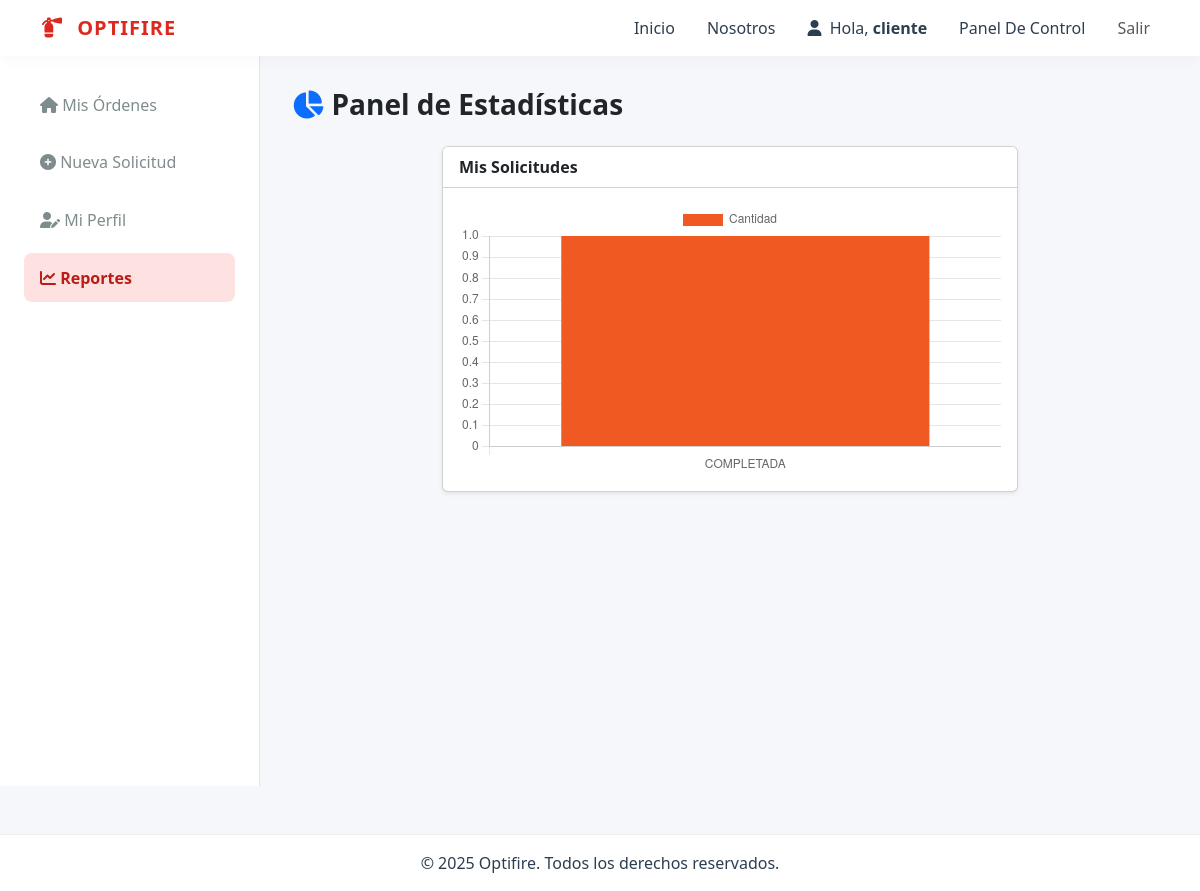
Page /usuarios/estadisticas/ (signed in) on the earlier database version.
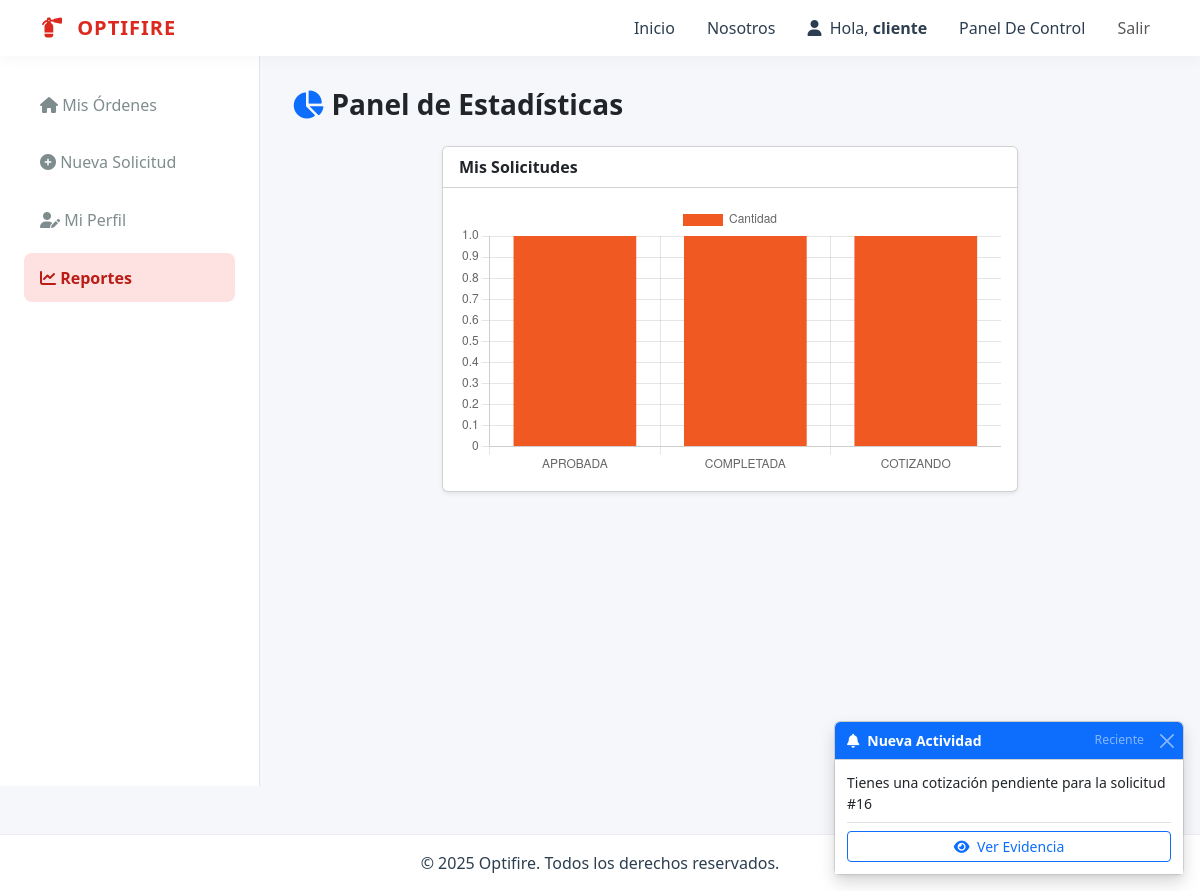
Same page on the later database version.
### usuarios/models.py (models this page shows, shortened)
class Notificacion(models.Model):
    usuario = models.ForeignKey(User, on_delete=models.CASCADE, related_name='notificaciones')
    mensaje = models.CharField(max_length=255)
    enlace = models.CharField(max_length=255, blank=True, null=True) # Para ir a ver la foto
    leido = models.BooleanField(default=False)
    fecha_creacion = models.DateTimeField(auto_now_add=True)

### usuarios/views.py (the view, shortened to what this page needs)
# urls.py: path('estadisticas/', views.estadisticas_view, name='estadisticas'),
@login_required
def estadisticas_view(request):
    user = request.user
    role = None
    context = {}
    if is_administrador(user):
        role = 'admin'
    elif is_tecnico(user):
        role = 'tecnico'
    elif is_cliente(user):
        role = 'cliente'
    if role == 'admin':
        hoy = timezone.now()
        hace_una_semana = hoy - datetime.timedelta(days=7)
        ots_semanales = SolicitudInspeccion.objects.filter(
            fecha_solicitud__gte=hace_una_semana
        ).extra(select={'day': 'date(fecha_solicitud)'}).values('day').annotate(count=Count('id')).order_by('day')
        tecnicos_carga = User.objects.filter(groups__name='Técnico').annotate(
            carga_trabajo=Count('inspecciones_asignadas', filter=Q(inspecciones_asignadas__estado__in=['ASIGNADA', 'EN_CURSO']))
        ).order_by('carga_trabajo')
        estados_globales = SolicitudInspeccion.objects.values('estado').annotate(total=Count('estado'))
        context = {
            'role': 'admin',
            'labels_semana': [entry['day'] for entry in ots_semanales],
            'data_semana': [entry['count'] for entry in ots_semanales],
            'labels_tecnicos': [t.username for t in tecnicos_carga],
            'data_carga': [t.carga_trabajo for t in tecnicos_carga],
            'labels_estados': [e['estado'] for e in estados_globales],
            'data_estados': [e['total'] for e in estados_globales],
        }
    elif role == 'cliente':
        mis_solicitudes = SolicitudInspeccion.objects.filter(cliente=user)
        resumen = mis_solicitudes.values('estado').annotate(total=Count('estado'))
        context = {
            'role': 'cliente',
            'labels_solicitudes': [item['estado'] for item in resumen],
            'data_solicitudes': [item['total'] for item in resumen],
        }
    return render(request, 'dashboards/estadisticas.html', context)

### usuarios/context_processors.py (called while the page is built)
def notificaciones_usuario(request):
    if request.user.is_authenticated:
        notificaciones = Notificacion.objects.filter(usuario=request.user, leido=False).order_by('-fecha_creacion')
        return {'mis_notificaciones': notificaciones}
    return {}

### usuarios/views.py (called while the page is built)
def check_role(user, role_name):
    return user.is_authenticated and user.groups.filter(name=role_name).exists()

def is_cliente(user): return check_role(user, Roles.CLIENTE)

def is_administrador(user): return check_role(user, Roles.ADMINISTRADOR) or user.is_superuser

def is_tecnico(user): return check_role(user, Roles.TECNICO)

### templates/dashboards/estadisticas.html (shortened to what this page needs)
{% extends "base_dashboard.html" %}
{% load static %}
{% block dashboard_menu %}
    {% if role == 'admin' %}
        {% include "includes/admin_menu.html" %}
    {% elif role == 'tecnico' %}
        {% include "includes/tecnico_menu.html" %}
    {% else %}
        {% include "includes/cliente_menu.html" %}
    {% endif %}
{% endblock dashboard_menu %}
{% block dashboard_content %}
<div class="container-fluid px-0">
    <h1 class="h3 text-dark fw-bold mb-4"><i class="fas fa-chart-pie me-2 text-primary"></i>Panel de Estadísticas</h1>
    {% if role == 'cliente' %}
    <div class="row justify-content-center"><div class="col-md-8"><div class="card shadow-sm"><div class="card-header bg-white fw-bold">Mis Solicitudes</div><div class="card-body"><canvas id="chartCliente"></canvas></div></div></div></div>
    {% endif %}
</div>
<script>
    const colors = ['#DC281E', '#F05A22', '#FFC20E', '#2c3e50', '#27ae60'];
    {% if role == 'cliente' %}
        new Chart(document.getElementById('chartCliente'), { type: 'bar', data: { labels: {{ labels_solicitudes|safe }}, datasets: [{ label: 'Cantidad', data: {{ data_solicitudes|safe }}, backgroundColor: '#F05A22' }] } });
    {% endif %}
</script>
{% endblock dashboard_content %}

### templates/base_dashboard.html (shortened to what this page needs)
{% extends "base.html" %}
{% block content %}
<div class="dashboard-wrapper">
    <nav class="sidebar">
       {% block dashboard_menu %}{% endblock %}
    </nav>
    <div class="dashboard-content">
       {% block dashboard_content %}{% endblock %}
    </div>
</div>
<div class="toast-container position-fixed bottom-0 end-0 p-3" style="z-index: 1100;">
    {% if mis_notificaciones %}
        {% for notif in mis_notificaciones %}
            <div class="toast show" role="alert" aria-live="assertive" aria-atomic="true" data-bs-autohide="false">
                <div class="toast-header bg-primary text-white">
                    <i class="fas fa-bell me-2"></i>
                    <strong class="me-auto">Nueva Actividad</strong>
                    <small class="text-white-50">Reciente</small>
                    <button type="button" class="btn-close btn-close-white" data-bs-dismiss="toast" aria-label="Close" onclick="marcarLeido({{ notif.id }})"></button>
                </div>
                <div class="toast-body bg-white text-dark shadow-sm">
                    {{ notif.mensaje }}
                    {% if notif.enlace %}
                        <div class="mt-2 pt-2 border-top">
                            <a href="{{ notif.enlace }}" class="btn btn-sm btn-outline-primary w-100" onclick="marcarLeido({{ notif.id }})">
                                <i class="fas fa-eye me-1"></i> Ver Evidencia
                            </a>
                        </div>
                    {% endif %}
                </div>
            </div>
        {% endfor %}
    {% endif %}
</div>
{% endblock %}

Differences in the rows shown:
added Notificacion: mensaje "Tienes una cotización pendiente para la solicitud #16"
Other differences:
chart data {{ labels_solicitudes|safe }}: ['COMPLETADA'] → ['APROBADA', 'COMPLETADA', 'COTIZANDO']
chart data {{ data_solicitudes|safe }}: [1] → [1, 1, 1]
